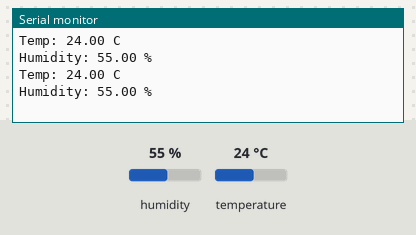
Recording of a sketch running on a simulated Arduino Uno, built with avr-gcc and run on an emulated ATmega328P. Parts: the last lines printed to the serial monitor. Inputs (shaded band) come from the test bench; at power-on: humidity 55 %, temperature 24 °C.

Above: at 2.8 s.
2.9 s: humidity set to 22 %
At 4.8 s:
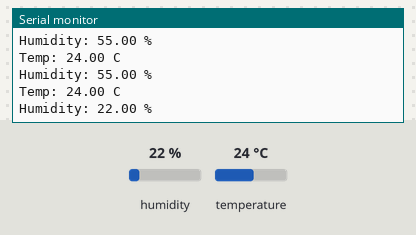
5.6 s: temperature set to 12 °C
At 6.6 s:
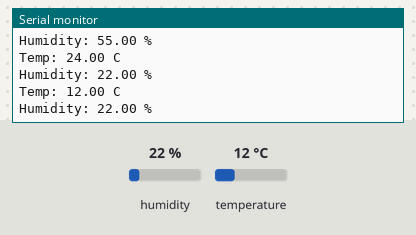
8.3 s: humidity set to 40 %
At 11.3 s:
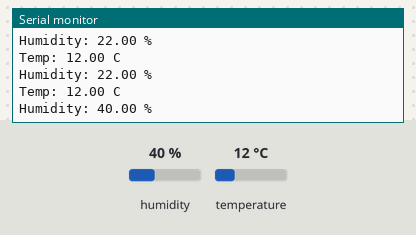
Timing chart, 0 to 12.8 s (numbered marks = the images above; inputs shaded):
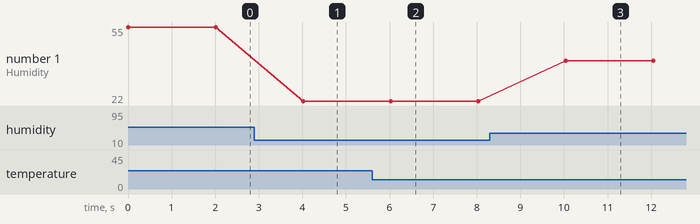

The sketch:

DHT.ino
```cpp
#include <DHT.h>

#define DHTPIN 4
#define DHTTYPE DHT22

DHT dht(DHTPIN, DHTTYPE);

void setup() {
  Serial.begin(115200);
  dht.begin();
}

void loop() {
  float h = dht.readHumidity();
  float t = dht.readTemperature();

  if (isnan(h) || isnan(t)) {
    Serial.println("Failed to read from DHT sensor!");
    delay(2000);
    return;
  }

  Serial.print("Temp: ");
  Serial.print(t);
  Serial.println(" C");

  Serial.print("Humidity: ");
  Serial.print(h);
  Serial.println(" %");

  delay(2000);
}
```

Measured:
- after the input at 2.9 s, the serial monitor: prints a new line after 1.1 s (image 1)
- after the input at 5.6 s, the serial monitor: prints a new line after 0.42 s (image 2)
- after the input at 8.3 s, the serial monitor: prints a new line after 1.7 s (image 3)
- plotted number 1: 55 → 22 after the input at 2.9 s, 22 → 40 after the input at 8.3 s
